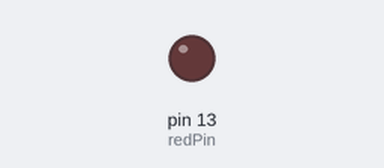
Bench run of a sketch on a simulated Arduino Uno, built with avr-gcc and run on an emulated ATmega328P. Shown: output pins drawn as LEDs (lit = HIGH).

Above: at 0.4 s.
At 10.8 s:
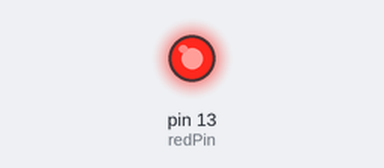
Timing chart, 0 to 11.2 s (numbered marks = the images above):
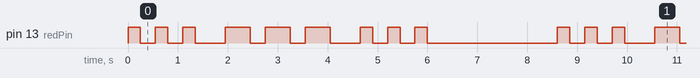

Measured:
- by itself, pin 13 (redPin): repeats every 8.6 s: 2 × (LOW 0.30 s, HIGH 0.25 s), LOW 0.60 s, 2 × (HIGH 0.50 s, LOW 0.30 s), HIGH 0.50 s, LOW 0.60 s, 2 × (HIGH 0.25 s, LOW 0.30 s), HIGH 0.25 s, LOW 2.6 s, HIGH 0.25 s
- by itself, everything shown: repeats every 8.6 s, in 18 steps

The sketch:

lesson_4_session.ino
```cpp
int redPin = 13;
char pattern [11] = {'.','.','.',' ','-','-','-',' ','.','.','.'};
int i = 0;
int shortDelay = 250;
int longDelay = 500;
int afterDelay = 300;
int endDelay = 2000;

void setup() {
    pinMode(redPin, OUTPUT);
}

void loop(){
    if(pattern[i] == '.') {
        digitalWrite(redPin, HIGH);
        delay(shortDelay);
    }
    else if (pattern[i] == '-') {
        digitalWrite(redPin, HIGH);
        delay(longDelay);
    }
    digitalWrite(redPin, LOW);
    delay(afterDelay);
    i++;
    if (i > 11) {
        i = 0;
        delay(endDelay);
    }
}
```
